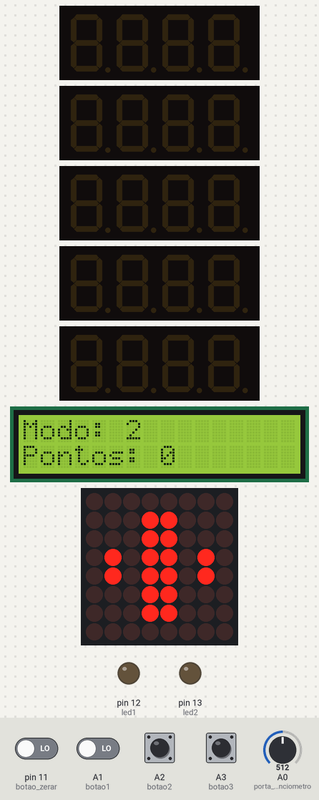
The sketch below on a simulated Arduino Uno, built with avr-gcc and run on an emulated ATmega328P. Shown: 5 × 4-digit seven-segment display, 16×2 character LCD, 8×8 LED matrix, output pins drawn as LEDs (lit = HIGH). Dashed ring = blinking. The test bench sets the inputs (shaded band); at power-on: A1 (botao1), A2 (botao2), A3 (botao3), pin 11 (botao_zerar) LOW, A0 (porta_potenciometro) = 512. Random numbers use the default seed unless the sketch sets one; what the sketch prints to the serial monitor is not drawn.

Above: at 3.4 s.
4.1 s: pin 11 (botao_zerar) driven HIGH and A1 (botao1) driven HIGH
At 8.8 s:
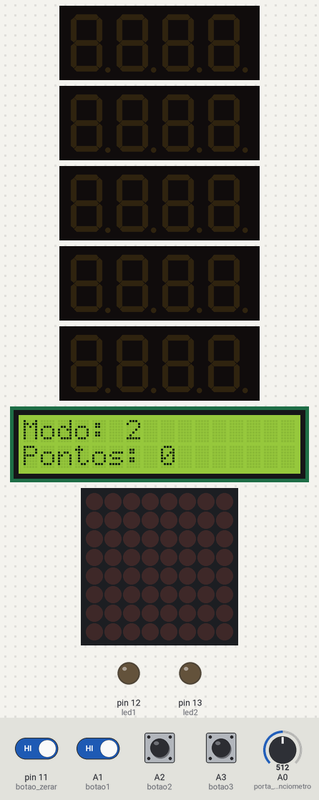
26.1 s: pin 11 (botao_zerar) driven LOW
At 35.4 s:
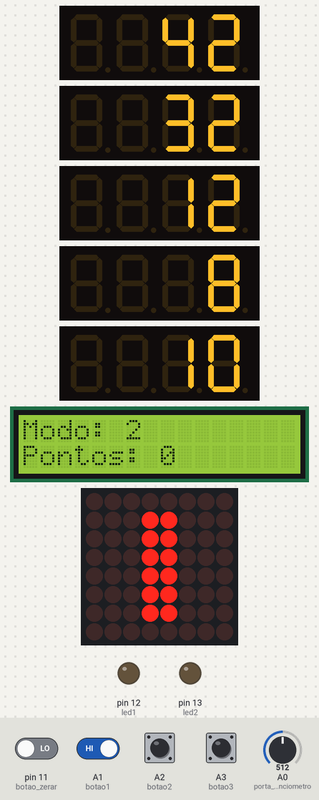
42.7 s: A1 (botao1) driven LOW
44.2 s: A3 (botao3) pulled HIGH for 0.15 s
At 44.7 s:
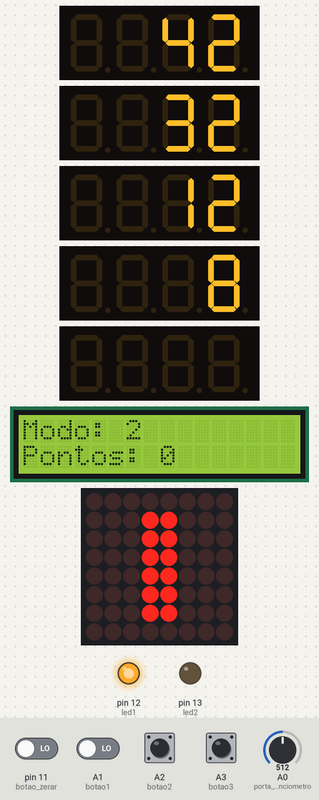
47.3 s: A1 (botao1) driven HIGH
At 59.8 s:
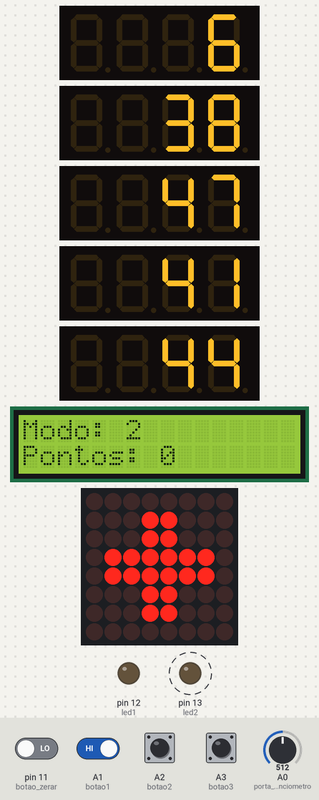
67.1 s: pin 11 (botao_zerar) driven HIGH
At 72.57 s:
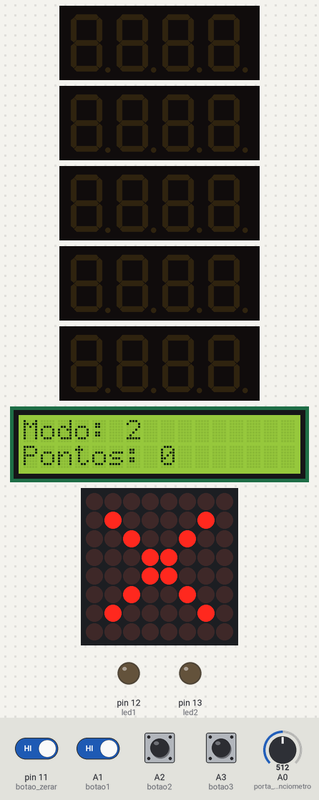
Timing chart, 0 to 77.9 s (numbered marks = the images above; inputs shaded):
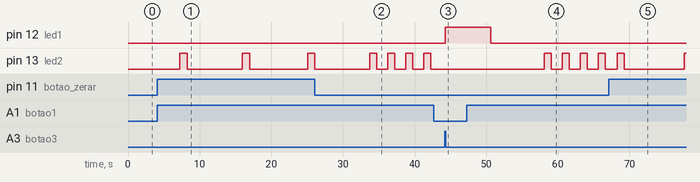

The sketch:

MPA-Matematica.ino
```cpp
#include "LedControl.h"
#include "binary.h"
#include <TM1637Display.h>
#include <LiquidCrystal_I2C.h>

//------------------------------------------------------
//  DISPLAY LCD
//------------------------------------------------------
//SCL: A5
//SDA: A4
LiquidCrystal_I2C lcd(0x27,16,2);

//------------------------------------------------------
//  MATRIZ DE LED
//------------------------------------------------------
//LedControl lc=LedControl(DIN,CLK,CS,1); //1 max7219
LedControl lc=LedControl(7,9,8,1); //1 max7219

//---------------------------------------------------------------------------------------
//  DISPLAY 4 DÍGITOS (ligar os 4 CLK em portas diferentes, DIO na mesma porta)
//---------------------------------------------------------------------------------------
int CLK1 = 2;
int CLK2 = 3;
int CLK3 = 4;
int CLK4 = 5;
int CLK5 = 6;
int DIO = 10;

TM1637Display display1(CLK1,DIO);
TM1637Display display2(CLK2,DIO);
TM1637Display display3(CLK3,DIO);
TM1637Display display4(CLK4,DIO);
TM1637Display display5(CLK5,DIO);

//---------------------------------------------------------------------------------------

int botao1 = A1;
int botao2 = A2;
int botao3 = A3;
int botao_zerar = 11;

int led1 = 12;
int led2 = 13;

int posicao_resposta_correta = 0;
bool operacao_iniciada = false;
int resultado_operacao = 0;
int operacao_matematica = 0;

int nivel = 0;
int pontuacao = 0;

//com os pinos soldados pra baixo, esquerda 5V, direita GND, meio sinal
int porta_potenciometro = A0;


//---------------------------------------------
// Definimos padrões binários para cada sinal
//---------------------------------------------
byte zero[] = {
B00000000,
B00000000,
B00000000,
B00000000,
B00000000,
B00000000,
B00000000,
B00000000};

byte soma[] = {
B00000000,
B00011000,
B00011000,
B01111110,
B01111110,
B00011000,
B00011000,
B00000000};

byte subtracao[] = {
B00000000,
B00011000,
B00011000,
B00011000,
B00011000,
B00011000,
B00011000,
B00000000};

byte multiplicacao[] = {
B00000000,
B01000010,
B00100100,
B00011000,
B00011000,
B00100100,
B01000010,
B00000000};

byte divisao[] = {
B00000000,
B00011000,
B00011000,
B01011010,
B01011010,
B00011000,
B00011000,
B00000000};

void setup() {

  lc.shutdown(0,false);

  // Se o pino de entrada analógica 5 estiver desconectado, leia análogo aleatório
  // o ruído fará com que a chamada para randomSeed () gere
  // diferentes números de sementes cada vez que o programa/sketch é executado.
  // randomSeed () irá então tornar a função random() aleatória.
  randomSeed(analogRead(0));

  // Ajustamos o brilho da matriz de leds para um valor médio
  lc.setIntensity(0,7);

  // Limpamos o display
  lc.clearDisplay(0);

  resetDisplay(display1);
  resetDisplay(display2);
  resetDisplay(display3);
  resetDisplay(display4);
  resetDisplay(display5);

  Serial.begin(9600);

  pinMode(led1,OUTPUT);
  pinMode(led2,OUTPUT);

  pinMode(botao1, INPUT);
  pinMode(botao2, INPUT);
  pinMode(botao3, INPUT);
  pinMode(botao_zerar, INPUT);

  lcd.init();
  lcd.setBacklight(HIGH);

  pinMode(porta_potenciometro, INPUT);

}

void loop() {

  if (operacao_iniciada == false){

     lerPotenciometro();

     mostraDadosLCD();

     realizarSorteioNumeros();

     embaralharPosicoesDisplay();

     operacao_iniciada = true;

  }

  if (digitalRead(botao_zerar) == HIGH){

     reiniciarSistema();

     operacao_iniciada = false;

     pontuacao = 0;

  }

  if (digitalRead(botao1) == HIGH && posicao_resposta_correta == 1){
    Serial.println("1");

    mostrarRespostaCorreta(display3);

  }
  else if (digitalRead(botao2) == HIGH && posicao_resposta_correta == 2){
    Serial.println("2");

    mostrarRespostaCorreta(display4);
  }

  else if (digitalRead(botao3) == HIGH && posicao_resposta_correta == 3){
    Serial.println("3");

    mostrarRespostaCorreta(display5);
  }
  else if (digitalRead(botao1) == HIGH && posicao_resposta_correta != 1 ||
           digitalRead(botao2) == HIGH && posicao_resposta_correta != 2 ||
           digitalRead(botao3) == HIGH && posicao_resposta_correta != 3)
  {
    Serial.println("resposta errada");
    digitalWrite(led1, LOW);
    digitalWrite(led2, HIGH);
    delay(1000);
    digitalWrite(led1, LOW);
    digitalWrite(led2, LOW);

    if (pontuacao > 0){
       pontuacao --;
    }

    mostraDadosLCD();
  }

  delay(500);
}

void mostrarRespostaCorreta(TM1637Display &display){

  digitalWrite(led1, HIGH);
  digitalWrite(led2, LOW);

  for (int contador = 0; contador < 5; contador++){
     resetDisplay(display);
     delay(500);
     mostraContador(display, resultado_operacao);
     delay(500);
  }

  delay(1000);

  //Atualiza pontuação
  pontuacao ++;

  reiniciarSistema();

}

void reiniciarSistema(){

  resetDisplay(display1);
  resetDisplay(display2);
  resetDisplay(display3);
  resetDisplay(display4);
  resetDisplay(display5);

  mostraOperacaoMatematica(0);

  digitalWrite(led1, LOW);
  digitalWrite(led2, LOW);

  posicao_resposta_correta = 0;
  operacao_iniciada = false;
}

void realizarSorteioNumeros(){

  int limite_numero = 0;
  int sorteio1 = 0;
  int sorteio2 = 0;

  if (nivel == 1){
    limite_numero = 10;
  }
  else if (nivel == 2){
    limite_numero = 50;
  }
  else if (nivel == 3){
    limite_numero = 100;
  }

  operacao_matematica = sorteiaOperacaoMatematica();

  //sorteio específico para o nível fácil, o primeiro dígito nunca será menor que o segundo
  //para divisão e subtração
  if (nivel == 1 && operacao_matematica == 2 || nivel == 1 && operacao_matematica == 4){
     sorteio1 = random(1, limite_numero);
     sorteio2 = random(1, sorteio1);
  }
  else{
     sorteio1 = random(limite_numero);
     sorteio2 = random(limite_numero);
  }

  mostraContador(display1, sorteio1);
  mostraContador(display2, sorteio2);

  //adição
  if (operacao_matematica == 1){
     resultado_operacao = sorteio1 + sorteio2;
  }
  //subtração
  else if (operacao_matematica == 2){
     resultado_operacao = sorteio1 - sorteio2;
  }
  //multiplicação
  else if (operacao_matematica == 3){
     resultado_operacao = sorteio1 * sorteio2;
  }
  //divisão
  else if (operacao_matematica == 4){
     resultado_operacao = sorteio1/sorteio2;
  }

  Serial.println("resultado operacao");
  Serial.println(resultado_operacao);

  delay(1000);

}

void embaralharPosicoesDisplay(){

  int sorteio_limites_cima = 0;
  int sorteio_limites_baixo = 0;

  //embaralhar em qual display ficará a resposta correta
  posicao_resposta_correta = random(1, 4);

  delay(1000);

  sorteio_limites_cima = random(1, 4) + resultado_operacao;

  if (nivel == 1){
     sorteio_limites_baixo = resultado_operacao - random(1, 2);
  }
  else{
     sorteio_limites_baixo = resultado_operacao - random(1, 4);
  }

  Serial.println("sorteio_limites_cima");
  Serial.println(sorteio_limites_cima);
  Serial.println("sorteio_limites_baixo");
  Serial.println(sorteio_limites_baixo);

  //se a operação matemática for subtração, o limite pode ser 0
  if (nivel == 1 && sorteio_limites_baixo < 0){
     sorteio_limites_baixo = 0;
  }
  else if (nivel == 1 && sorteio_limites_baixo == sorteio_limites_cima){
     sorteio_limites_cima = resultado_operacao + 1;
  }
  //se a operação matemática for divisão, o limite deve ser no mínimo 1
  else if (nivel == 1 && sorteio_limites_baixo < 0 && operacao_matematica == 4){
     sorteio_limites_baixo == 1;
  }

  if (posicao_resposta_correta == 1){
     mostraContador(display3, resultado_operacao);
     mostraContador(display4, sorteio_limites_cima);
     mostraContador(display5, sorteio_limites_baixo);
  }
  else if (posicao_resposta_correta == 2){
     mostraContador(display4, resultado_operacao);
     mostraContador(display3, sorteio_limites_cima);
     mostraContador(display5, sorteio_limites_baixo);
  }
  else if (posicao_resposta_correta == 3){
     mostraContador(display5, resultado_operacao);
     mostraContador(display3, sorteio_limites_cima);
     mostraContador(display4, sorteio_limites_baixo);
  }
}

void lerPotenciometro(){

  int retorno_potenciometro = analogRead(porta_potenciometro);
  retorno_potenciometro = map(retorno_potenciometro, 0, 1023, 0, 255);

  //250/3 - 80
  if (retorno_potenciometro < 80){
     nivel = 1;
  }
  else if (retorno_potenciometro > 80 && retorno_potenciometro < 160){
     nivel = 2;
  }
  else if (retorno_potenciometro > 160){
     nivel = 3;
  }

}

void resetDisplay(TM1637Display &display)
{
  display.setBrightness(0xF);
  uint8_t data[] = { 0x0, 0x0, 0x0, 0x0 };
  display.setSegments(data);
}

void mostraContador( TM1637Display &display,int valor){

  display.showNumberDec(valor,false);

}

void mostraDadosLCD(){

  String texto;

  lcd.clear();
  lcd.setCursor(0,0);
  texto = "Modo: " + String(nivel);
  lcd.print(texto);
  lcd.setCursor(0,1);
  texto = "Pontos: " + String(pontuacao);
  lcd.print(texto);
  delay(1000);

}

int sorteiaOperacaoMatematica(){

  int tempoDadoRolando = random(10, 15);
  int operacao_matematica = 0;

  for(int i=0; i<tempoDadoRolando; i++){
    // A variável resultado vai assumir um valor entre 1 e 4
    operacao_matematica = random(1, 5);
    mostraOperacaoMatematica(operacao_matematica);
    delay(100 + i * 10);
  }

  for(int i=0; i<2; i++){
    mostraOperacaoMatematica(0);
    delay(500);
    mostraOperacaoMatematica(operacao_matematica);
    delay(250);
  }

  return operacao_matematica;

}

void mostraOperacaoMatematica(int resultado){
  if(resultado==0){
    lc.setRow(0,0,zero[0]);
    lc.setRow(0,1,zero[1]);
    lc.setRow(0,2,zero[2]);
    lc.setRow(0,3,zero[3]);
    lc.setRow(0,4,zero[4]);
    lc.setRow(0,5,zero[5]);
    lc.setRow(0,6,zero[6]);
    lc.setRow(0,7,zero[7]);
  }
  else if(resultado==1){
    lc.setRow(0,0,soma[0]);
    lc.setRow(0,1,soma[1]);
    lc.setRow(0,2,soma[2]);
    lc.setRow(0,3,soma[3]);
    lc.setRow(0,4,soma[4]);
    lc.setRow(0,5,soma[5]);
    lc.setRow(0,6,soma[6]);
    lc.setRow(0,7,soma[7]);
  }
  else if(resultado==2){
    lc.setRow(0,0,subtracao[0]);
    lc.setRow(0,1,subtracao[1]);
    lc.setRow(0,2,subtracao[2]);
    lc.setRow(0,3,subtracao[3]);
    lc.setRow(0,4,subtracao[4]);
    lc.setRow(0,5,subtracao[5]);
    lc.setRow(0,6,subtracao[6]);
    lc.setRow(0,7,subtracao[7]);
  }
  else if(resultado==3){
    lc.setRow(0,0,multiplicacao[0]);
    lc.setRow(0,1,multiplicacao[1]);
    lc.setRow(0,2,multiplicacao[2]);
    lc.setRow(0,3,multiplicacao[3]);
    lc.setRow(0,4,multiplicacao[4]);
    lc.setRow(0,5,multiplicacao[5]);
    lc.setRow(0,6,multiplicacao[6]);
    lc.setRow(0,7,multiplicacao[7]);
  }
  else if(resultado==4){
    lc.setRow(0,0,divisao[0]);
    lc.setRow(0,1,divisao[1]);
    lc.setRow(0,2,divisao[2]);
    lc.setRow(0,3,divisao[3]);
    lc.setRow(0,4,divisao[4]);
    lc.setRow(0,5,divisao[5]);
    lc.setRow(0,6,divisao[6]);
    lc.setRow(0,7,divisao[7]);
  }
}
```

Measured:
- after the input at 4.1 s, pin 13 (led2): alternates HIGH for 1.0 s and LOW for 7.9 s, starting after 3.1 s
- after the input at 42.7 s, every drawn part: stays the same
- after the input at 44.2 s, pin 12 (led1): LOW → HIGH after 0.10 s; the display: changes after 0.12 s (image 3)
- after the input at 47.3 s, pin 13 (led2): alternates HIGH for 1.0 s and LOW for 1.5 s, starting after 10.8 s
- after the input at 67.1 s, the display: first changes after 1.2 s (image 5 shows a later state)
- what the display in image 1 shows lasts 3.6 s, from 7.2 s to 10.8 s
